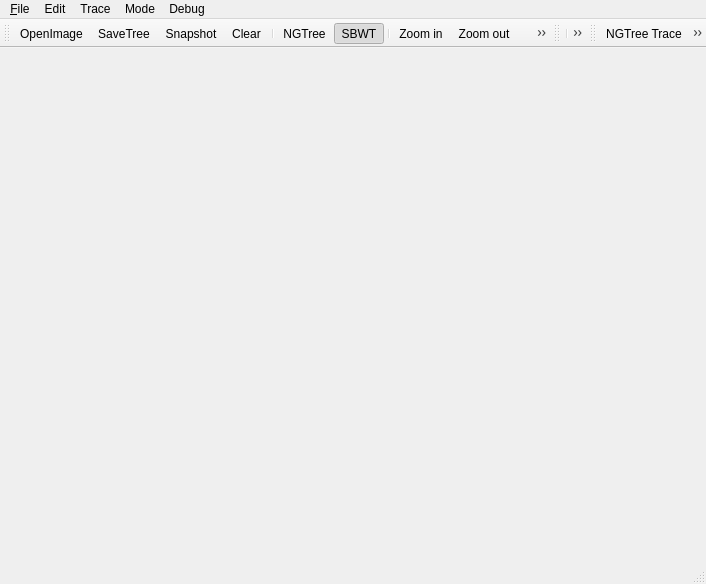
<?xml version="1.0" encoding="UTF-8"?>
<ui version="4.0">
 <class>SparseTracer</class>
 <widget class="QMainWindow" name="SparseTracer">
  <property name="geometry">
   <rect>
    <x>0</x>
    <y>0</y>
    <width>706</width>
    <height>584</height>
   </rect>
  </property>
  <property name="windowTitle">
   <string>GTree</string>
  </property>
  <property name="windowIcon">
   <iconset resource="sparsetracer.qrc">
    <normaloff>:/new/tracer/Resource/Science.png</normaloff>:/new/tracer/Resource/Science.png</iconset>
  </property>
  <widget class="QWidget" name="centralWidget">
   <layout class="QGridLayout" name="gridLayout">
    <item row="0" column="0">
     <layout class="QHBoxLayout" name="mainLayout"/>
    </item>
   </layout>
  </widget>
  <widget class="QMenuBar" name="menuBar">
   <property name="geometry">
    <rect>
     <x>0</x>
     <y>0</y>
     <width>706</width>
     <height>23</height>
    </rect>
   </property>
   <widget class="QMenu" name="menu_File">
    <property name="title">
     <string>&amp;File</string>
    </property>
    <addaction name="actionOpenImage"/>
    <addaction name="actionOpenSoma"/>
    <addaction name="actionSaveSoma"/>
    <addaction name="actionSaveTree"/>
    <addaction name="actionSaveImage"/>
    <addaction name="actionSaveCaliber"/>
    <addaction name="actionClear"/>
    <addaction name="actionSnapshot"/>
   </widget>
   <widget class="QMenu" name="menuTrace">
    <property name="title">
     <string>Trace</string>
    </property>
    <addaction name="actionNeuroGPS"/>
    <addaction name="actionNGTree_Trace"/>
    <addaction name="actionLocal_Run"/>
    <addaction name="actionTreeChecker"/>
    <addaction name="actionRun"/>
    <addaction name="actionTrain"/>
    <addaction name="actionStop"/>
   </widget>
   <widget class="QMenu" name="menuEdit">
    <property name="title">
     <string>Edit</string>
    </property>
    <addaction name="action2DView"/>
    <addaction name="actionZoom_in"/>
    <addaction name="actionZoom_out"/>
    <addaction name="actionVisible"/>
    <addaction name="separator"/>
    <addaction name="separator"/>
    <addaction name="actionCreate_HDF5"/>
   </widget>
   <widget class="QMenu" name="menuMode">
    <property name="title">
     <string>Mode</string>
    </property>
    <addaction name="actionNGTree"/>
    <addaction name="actionSBWT"/>
   </widget>
   <widget class="QMenu" name="menuDebug">
    <property name="title">
     <string>Debug</string>
    </property>
    <widget class="QMenu" name="menuTimer_2">
     <property name="title">
      <string>Timer</string>
     </property>
     <addaction name="actionStart"/>
     <addaction name="actionHalt"/>
     <addaction name="actionReset"/>
    </widget>
    <addaction name="actionSaveSVM"/>
    <addaction name="actionSaveBack"/>
    <addaction name="actionSaveLayerImage"/>
    <addaction name="actionSaveLayerSwc"/>
    <addaction name="actionChoose_Line"/>
    <addaction name="actionChoose_Vertex"/>
    <addaction name="actionDelete_Line"/>
    <addaction name="actionCut_Vertex"/>
    <addaction name="actionDraw_Line"/>
    <addaction name="actionPick_Soma"/>
    <addaction name="actionDelete_Soma"/>
    <addaction name="actionSelect_Tree"/>
    <addaction name="actionDelete_Tree"/>
    <addaction name="actionTest"/>
    <addaction name="menuTimer_2"/>
   </widget>
   <addaction name="menu_File"/>
   <addaction name="menuEdit"/>
   <addaction name="menuTrace"/>
   <addaction name="menuMode"/>
   <addaction name="menuDebug"/>
  </widget>
  <widget class="QToolBar" name="mainToolBar">
   <attribute name="toolBarArea">
    <enum>TopToolBarArea</enum>
   </attribute>
   <attribute name="toolBarBreak">
    <bool>false</bool>
   </attribute>
   <addaction name="actionOpenImage"/>
   <addaction name="actionSaveTree"/>
   <addaction name="actionSnapshot"/>
   <addaction name="actionClear"/>
   <addaction name="separator"/>
   <addaction name="actionNGTree"/>
   <addaction name="actionSBWT"/>
   <addaction name="separator"/>
   <addaction name="actionZoom_in"/>
   <addaction name="actionZoom_out"/>
   <addaction name="actionVisible"/>
  </widget>
  <widget class="QStatusBar" name="statusBar"/>
  <widget class="QToolBar" name="toolBar">
   <property name="windowTitle">
    <string>toolBar</string>
   </property>
   <attribute name="toolBarArea">
    <enum>TopToolBarArea</enum>
   </attribute>
   <attribute name="toolBarBreak">
    <bool>false</bool>
   </attribute>
   <addaction name="separator"/>
   <addaction name="actionRun"/>
   <addaction name="actionStop"/>
   <addaction name="actionTrain"/>
  </widget>
  <widget class="QToolBar" name="toolBar_2">
   <property name="windowTitle">
    <string>toolBar_2</string>
   </property>
   <property name="toolTip">
    <string>locate soma</string>
   </property>
   <attribute name="toolBarArea">
    <enum>TopToolBarArea</enum>
   </attribute>
   <attribute name="toolBarBreak">
    <bool>false</bool>
   </attribute>
   <addaction name="actionNGTree_Trace"/>
   <addaction name="actionLocal_Run"/>
   <addaction name="actionTreeChecker"/>
   <addaction name="actionNeuroGPS"/>
  </widget>
  <action name="actionOpenImage">
   <property name="icon">
    <iconset resource="sparsetracer.qrc">
     <normaloff>:/new/tracer/Resource/open.png</normaloff>:/new/tracer/Resource/open.png</iconset>
   </property>
   <property name="text">
    <string>OpenImage</string>
   </property>
   <property name="shortcut">
    <string>Ctrl+O</string>
   </property>
  </action>
  <action name="actionSaveTree">
   <property name="icon">
    <iconset resource="sparsetracer.qrc">
     <normaloff>:/new/tracer/Resource/save.png</normaloff>:/new/tracer/Resource/save.png</iconset>
   </property>
   <property name="text">
    <string>SaveTree</string>
   </property>
   <property name="shortcut">
    <string>Ctrl+S</string>
   </property>
  </action>
  <action name="actionAuto">
   <property name="icon">
    <iconset resource="sparsetracer.qrc">
     <normaloff>:/new/tracer/Resource/go-next.png</normaloff>:/new/tracer/Resource/go-next.png</iconset>
   </property>
   <property name="text">
    <string>Auto</string>
   </property>
  </action>
  <action name="actionClear">
   <property name="icon">
    <iconset resource="sparsetracer.qrc">
     <normaloff>:/new/tracer/Resource/sweep.png</normaloff>:/new/tracer/Resource/sweep.png</iconset>
   </property>
   <property name="text">
    <string>Clear</string>
   </property>
  </action>
  <action name="actionOpenInitSwc">
   <property name="icon">
    <iconset resource="sparsetracer.qrc">
     <normaloff>:/new/tracer/Resource/seed.png</normaloff>:/new/tracer/Resource/seed.png</iconset>
   </property>
   <property name="text">
    <string>OpenInitSwc</string>
   </property>
  </action>
  <action name="actionRun">
   <property name="icon">
    <iconset resource="sparsetracer.qrc">
     <normaloff>:/new/tracer/Resource/run.png</normaloff>:/new/tracer/Resource/run.png</iconset>
   </property>
   <property name="text">
    <string>Run</string>
   </property>
   <property name="shortcut">
    <string>T</string>
   </property>
  </action>
  <action name="actionStop">
   <property name="icon">
    <iconset resource="sparsetracer.qrc">
     <normaloff>:/new/tracer/Resource/stop.png</normaloff>:/new/tracer/Resource/stop.png</iconset>
   </property>
   <property name="text">
    <string>Stop</string>
   </property>
  </action>
  <action name="actionBackTrack">
   <property name="icon">
    <iconset resource="sparsetracer.qrc">
     <normaloff>:/new/tracer/Resource/reload.png</normaloff>:/new/tracer/Resource/reload.png</iconset>
   </property>
   <property name="text">
    <string>BackTrack</string>
   </property>
  </action>
  <action name="actionSaveImage">
   <property name="text">
    <string>SaveImage</string>
   </property>
  </action>
  <action name="actionChoose_Line">
   <property name="checkable">
    <bool>true</bool>
   </property>
   <property name="icon">
    <iconset resource="sparsetracer.qrc">
     <normaloff>:/new/tracer/Resource/chooseline.png</normaloff>:/new/tracer/Resource/chooseline.png</iconset>
   </property>
   <property name="text">
    <string>Choose Line</string>
   </property>
  </action>
  <action name="actionChoose_Vertex">
   <property name="checkable">
    <bool>true</bool>
   </property>
   <property name="icon">
    <iconset resource="sparsetracer.qrc">
     <normaloff>:/new/tracer/Resource/choosepoint.png</normaloff>:/new/tracer/Resource/choosepoint.png</iconset>
   </property>
   <property name="text">
    <string>Choose Vertex</string>
   </property>
  </action>
  <action name="actionDelete_Line">
   <property name="icon">
    <iconset resource="sparsetracer.qrc">
     <normaloff>:/new/tracer/Resource/deleteline.png</normaloff>:/new/tracer/Resource/deleteline.png</iconset>
   </property>
   <property name="text">
    <string>Delete Line</string>
   </property>
  </action>
  <action name="actionCut_Vertex">
   <property name="icon">
    <iconset resource="sparsetracer.qrc">
     <normaloff>:/new/tracer/Resource/cut.png</normaloff>:/new/tracer/Resource/cut.png</iconset>
   </property>
   <property name="text">
    <string>Cut Vertex</string>
   </property>
  </action>
  <action name="actionDraw_Line">
   <property name="checkable">
    <bool>true</bool>
   </property>
   <property name="icon">
    <iconset resource="sparsetracer.qrc">
     <normaloff>:/new/tracer/Resource/drawline.png</normaloff>:/new/tracer/Resource/drawline.png</iconset>
   </property>
   <property name="text">
    <string>Draw Line</string>
   </property>
  </action>
  <action name="action2DView">
   <property name="checkable">
    <bool>true</bool>
   </property>
   <property name="icon">
    <iconset resource="sparsetracer.qrc">
     <normaloff>:/new/tracer/Resource/view.png</normaloff>:/new/tracer/Resource/view.png</iconset>
   </property>
   <property name="text">
    <string>2DView</string>
   </property>
   <property name="shortcut">
    <string>2</string>
   </property>
  </action>
  <action name="actionZoom_in">
   <property name="icon">
    <iconset resource="sparsetracer.qrc">
     <normaloff>:/new/tracer/Resource/zoomin.png</normaloff>:/new/tracer/Resource/zoomin.png</iconset>
   </property>
   <property name="text">
    <string>Zoom in</string>
   </property>
  </action>
  <action name="actionZoom_out">
   <property name="icon">
    <iconset resource="sparsetracer.qrc">
     <normaloff>:/new/tracer/Resource/zoomout.png</normaloff>:/new/tracer/Resource/zoomout.png</iconset>
   </property>
   <property name="text">
    <string>Zoom out</string>
   </property>
  </action>
  <action name="actionMove">
   <property name="checkable">
    <bool>true</bool>
   </property>
   <property name="icon">
    <iconset resource="sparsetracer.qrc">
     <normaloff>:/new/tracer/Resource/move.png</normaloff>:/new/tracer/Resource/move.png</iconset>
   </property>
   <property name="text">
    <string>Move</string>
   </property>
  </action>
  <action name="actionVisible">
   <property name="checkable">
    <bool>true</bool>
   </property>
   <property name="checked">
    <bool>true</bool>
   </property>
   <property name="icon">
    <iconset resource="sparsetracer.qrc">
     <normaloff>:/new/tracer/Resource/visible.png</normaloff>:/new/tracer/Resource/visible.png</iconset>
   </property>
   <property name="text">
    <string>Visible</string>
   </property>
   <property name="shortcut">
    <string>A</string>
   </property>
  </action>
  <action name="actionSaveSVM">
   <property name="text">
    <string>SaveSVM</string>
   </property>
  </action>
  <action name="actionSaveBack">
   <property name="text">
    <string>SaveBack</string>
   </property>
  </action>
  <action name="actionNGTree">
   <property name="checkable">
    <bool>true</bool>
   </property>
   <property name="checked">
    <bool>false</bool>
   </property>
   <property name="text">
    <string>NGTree</string>
   </property>
  </action>
  <action name="actionSBWT">
   <property name="checkable">
    <bool>true</bool>
   </property>
   <property name="checked">
    <bool>true</bool>
   </property>
   <property name="text">
    <string>SBWT</string>
   </property>
  </action>
  <action name="actionPick_Soma">
   <property name="checkable">
    <bool>true</bool>
   </property>
   <property name="icon">
    <iconset resource="sparsetracer.qrc">
     <normaloff>:/new/tracer/Resource/choosesoma.png</normaloff>:/new/tracer/Resource/choosesoma.png</iconset>
   </property>
   <property name="text">
    <string>Pick Soma</string>
   </property>
  </action>
  <action name="actionDelete_Soma">
   <property name="checkable">
    <bool>false</bool>
   </property>
   <property name="icon">
    <iconset resource="sparsetracer.qrc">
     <normaloff>:/new/tracer/Resource/deletesoma.png</normaloff>:/new/tracer/Resource/deletesoma.png</iconset>
   </property>
   <property name="text">
    <string>Delete Soma</string>
   </property>
  </action>
  <action name="actionSelect_Tree">
   <property name="checkable">
    <bool>true</bool>
   </property>
   <property name="icon">
    <iconset resource="sparsetracer.qrc">
     <normaloff>:/new/tracer/Resource/choosetree.png</normaloff>:/new/tracer/Resource/choosetree.png</iconset>
   </property>
   <property name="text">
    <string>Select Tree</string>
   </property>
  </action>
  <action name="actionNGTree_Trace">
   <property name="icon">
    <iconset resource="sparsetracer.qrc">
     <normaloff>:/new/tracer/Resource/NGTree.png</normaloff>:/new/tracer/Resource/NGTree.png</iconset>
   </property>
   <property name="text">
    <string>NGTree Trace</string>
   </property>
  </action>
  <action name="actionDelete_Tree">
   <property name="icon">
    <iconset resource="sparsetracer.qrc">
     <normaloff>:/new/tracer/Resource/deletetree.png</normaloff>:/new/tracer/Resource/deletetree.png</iconset>
   </property>
   <property name="text">
    <string>Delete Tree</string>
   </property>
  </action>
  <action name="actionTest">
   <property name="text">
    <string>Test</string>
   </property>
  </action>
  <action name="actionTrain">
   <property name="text">
    <string>Train</string>
   </property>
  </action>
  <action name="actionTreeChecker">
   <property name="icon">
    <iconset resource="sparsetracer.qrc">
     <normaloff>:/new/tracer/Resource/tree.png</normaloff>:/new/tracer/Resource/tree.png</iconset>
   </property>
   <property name="text">
    <string>TreeChecker</string>
   </property>
  </action>
  <action name="actionLocal_Run">
   <property name="icon">
    <iconset resource="sparsetracer.qrc">
     <normaloff>:/new/tracer/Resource/step.png</normaloff>:/new/tracer/Resource/step.png</iconset>
   </property>
   <property name="text">
    <string>Local Run</string>
   </property>
  </action>
  <action name="actionSaveLayerImage">
   <property name="text">
    <string>SaveLayerImage</string>
   </property>
  </action>
  <action name="actionSaveLayerSwc">
   <property name="text">
    <string>SaveLayerSwc</string>
   </property>
  </action>
  <action name="actionStart">
   <property name="text">
    <string>Start</string>
   </property>
  </action>
  <action name="actionHalt">
   <property name="text">
    <string>Halt</string>
   </property>
  </action>
  <action name="actionReset">
   <property name="text">
    <string>Reset</string>
   </property>
  </action>
  <action name="actionNeuroGPS">
   <property name="icon">
    <iconset resource="sparsetracer.qrc">
     <normaloff>:/new/tracer/Resource/seed.png</normaloff>:/new/tracer/Resource/seed.png</iconset>
   </property>
   <property name="text">
    <string>NeuroGPS</string>
   </property>
  </action>
  <action name="actionSaveSoma">
   <property name="text">
    <string>SaveSoma</string>
   </property>
  </action>
  <action name="actionOpenSoma">
   <property name="text">
    <string>OpenSoma</string>
   </property>
  </action>
  <action name="actionSnapshot">
   <property name="icon">
    <iconset resource="sparsetracer.qrc">
     <normaloff>:/new/tracer/Resource/snap.png</normaloff>:/new/tracer/Resource/snap.png</iconset>
   </property>
   <property name="text">
    <string>Snapshot</string>
   </property>
  </action>
  <action name="actionCreate_HDF5">
   <property name="text">
    <string>Create HDF5</string>
   </property>
  </action>
  <action name="actionSaveCaliber">
   <property name="text">
    <string>SaveCaliber</string>
   </property>
  </action>
 </widget>
 <layoutdefault spacing="6" margin="11"/>
 <resources>
  <include location="sparsetracer.qrc"/>
 </resources>
 <connections/>
</ui>
